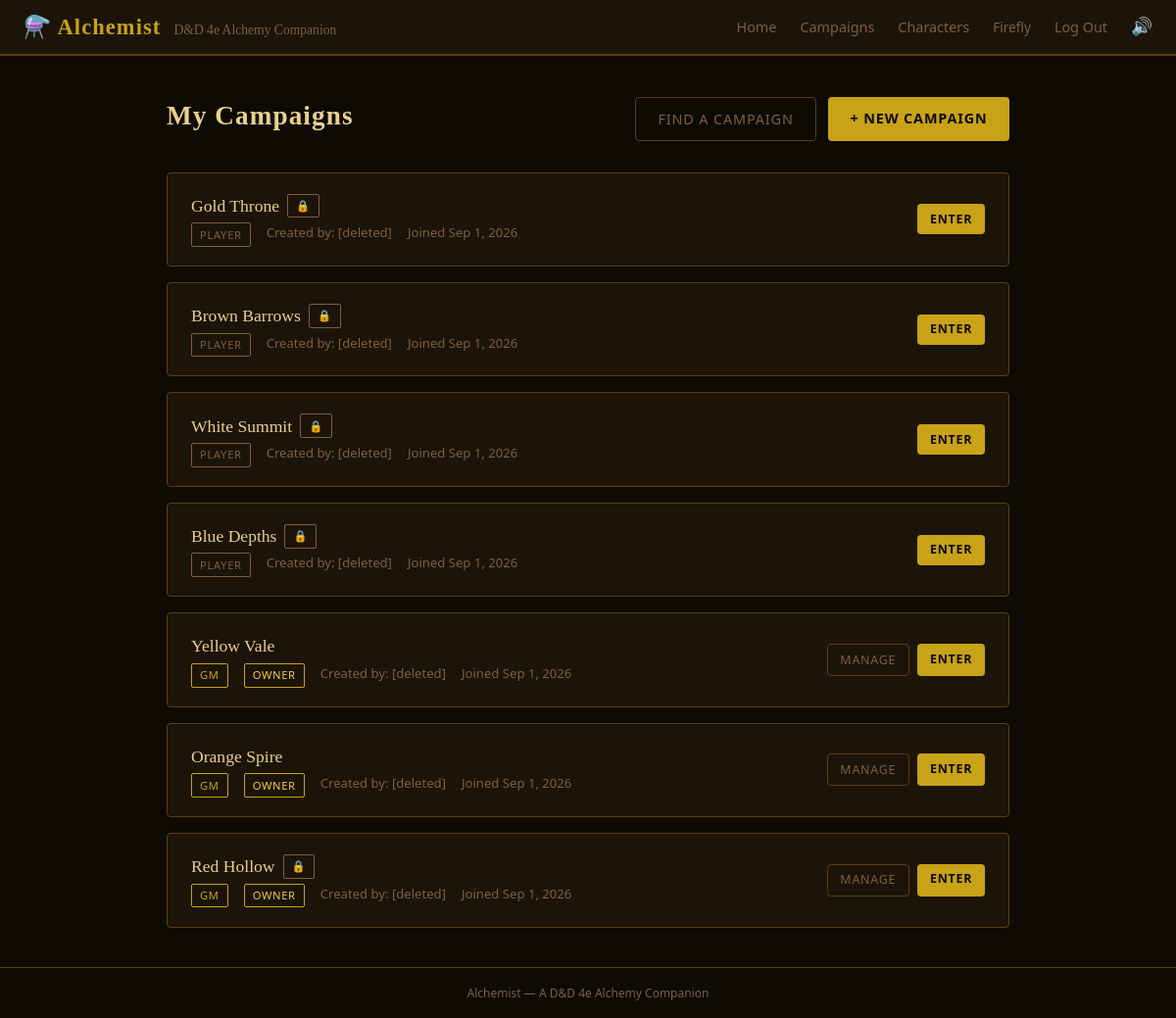
Page /campaigns/ (signed in) on the committed database.
### campaigns/models.py (models this page shows, shortened)
class CampaignMembership(models.Model):
    user = models.ForeignKey(settings.AUTH_USER_MODEL, on_delete=models.CASCADE, related_name="campaign_memberships")
    campaign = models.ForeignKey(Campaign, on_delete=models.CASCADE, related_name="campaign_memberships")
    role = models.CharField(max_length=20, choices=GameRole.choices, default=GameRole.PLAYER, db_index=True)
    is_owner = models.BooleanField(default=False)
    created_at = models.DateTimeField(auto_now_add=True)
    updated_at = models.DateTimeField(auto_now=True)
    class Meta:
        constraints = [models.UniqueConstraint(fields=["user", "campaign"], name="unique_campaign_membership")]
        ordering = ["-created_at"]

class Campaign(models.Model):
    name = models.CharField(max_length=100, db_index=True)
    slug = models.SlugField(max_length=100, unique=True, blank=True)
    password = models.CharField(max_length=128, null=True, blank=True)  # Hashed; null = no password required.
    created_by = models.ForeignKey(settings.AUTH_USER_MODEL, on_delete=models.SET_NULL, related_name="created_campaigns", null=True)
    billing_owner = models.ForeignKey(settings.AUTH_USER_MODEL, on_delete=models.PROTECT, related_name="billing_campaigns")
    subscription = models.ForeignKey("accounts.Subscription", on_delete=models.PROTECT, related_name="campaigns", null=True, blank=True)
    created_at = models.DateTimeField(auto_now_add=True)
    updated_at = models.DateTimeField(auto_now=True)
    class Meta:
        ordering = ["-created_at"]
        constraints = [
            models.UniqueConstraint(fields=["billing_owner", "name"], name="unique_campaign_name_per_owner"),
        ]

### campaigns/views.py (the view)
# urls.py: path('', views.campaign_list, name='campaign_list'),
@login_required
def campaign_list(request):
    memberships = (
        CampaignMembership.objects
        .filter(user=request.user)
        .select_related('campaign', 'campaign__created_by')
        .order_by('-campaign__created_at')
    )
    return render(request, 'campaigns/campaign_list.html', {'memberships': memberships})

### templates/campaigns/campaign_list.html (shortened to what this page needs)
{% extends 'base.html' %}
{% block content %}
<div class="page-header">
    <h1>My Campaigns</h1>
    <div class="page-actions">
        <a href="{% url 'campaign_search' %}" class="btn btn-ghost">Find a Campaign</a>
        <a href="{% url 'campaign_create' %}" class="btn btn-primary" style="width:auto;">+ New Campaign</a>
    </div>
</div>
<div class="campaign-list">
    {% if memberships %}
        {% for m in memberships %}
            <div class="campaign-card">
                <div class="campaign-card-info">
                    <div class="campaign-card-name">
                        {{ m.campaign.name }}
                        {% if m.campaign.password %}
                            <span class="badge badge-lock" title="Password protected">&#x1F512;</span>
                        {% endif %}
                    </div>
                    <div class="campaign-card-meta">
                        {% if m.role == 'gm' %}
                            <span class="badge badge-gm">GM</span>
                        {% else %}
                            <span class="badge badge-player">Player</span>
                        {% endif %}
                        {% if m.is_owner %}
                            <span class="badge badge-owner">Owner</span>
                        {% endif %}
                        <span>Created by: {{ m.campaign.created_by.username|default:"[deleted]" }}</span>
                        <span>Joined {{ m.created_at|date:"M j, Y" }}</span>
                    </div>
                </div>
                <div class="campaign-card-actions">
                    {% if m.is_owner or m.role == 'gm' %}
                        <a href="{% url 'campaign_manage' m.campaign.slug %}" class="btn btn-ghost btn-sm">Manage</a>
                    {% endif %}
                    <a href="{% url 'campaign_enter' m.campaign.slug %}" class="btn btn-primary btn-sm">Enter</a>
                </div>
            </div>
        {% endfor %}
    {% else %}
        <p class="search-empty">
            You haven't joined any campaigns yet.<br>
            <a href="{% url 'campaign_create' %}">Create one</a> or <a href="{% url 'campaign_search' %}">find one to join</a>.
        </p>
    {% endif %}
</div>
{% endblock %}

### templates/base.html (shortened to what this page needs)
{% load static %}
<!DOCTYPE html>
<html lang="en">
<head>
    <link rel="stylesheet" href="{% static 'css/main.css' %}">
</head>
<body>
    <nav class="navbar">
        <span class="navbar-brand">
            &#x2697;&#xFE0F; Alchemist
            <span>D&D 4e Alchemy Companion</span>
        </span>
        <div class="navbar-links">
            {% if user.is_authenticated %}
                <a href="{% url 'home' %}">Home</a>
                <a href="{% url 'campaign_list' %}">Campaigns</a>
                <a href="{% url 'character_list' %}">Characters</a>
                <span class="navbar-user">{{ user.username }}</span>
                <a href="{% url 'logout' %}">Log Out</a>
            {% else %}
                <a href="{% url 'login' %}">Log In</a>
                <a href="{% url 'signup' %}">Sign Up</a>
            {% endif %}
            <div class="audio-widget">
                <button type="button" id="audio-settings-toggle" class="audio-toggle-btn"
                        aria-haspopup="true" aria-expanded="false" aria-label="Audio settings">&#x1F50A;</button>
            </div>
        </div>
    </nav>
    <main class="page-wrapper">
        {% block content %}{% endblock %}
    </main>
    <footer class="site-footer">
        Alchemist &mdash; A D&D 4e Alchemy Companion
    </footer>
</body>
</html>

### static/css/main.css (style rules this page uses)
:root { --bg: #0e0a04; --bg-panel: #1c1408; --bg-input: #130f05; --border: #5a3e10; --border-bright: #c8a217; --text: #d4bc8a; --text-muted: #7a6040; --text-heading: #e8d090; --gold: #c8a217; --gold-light: #f0cc44; --gold-dim: #8a6e10; --red: #a02020; --green: #2a5e2a; --font-serif: Georgia, 'Times New Roman', serif; --font-sans: 'Segoe UI', Tahoma, sans-serif; --radius: 4px; --transition: 0.2s ease; }
*, *::before, *::after { box-sizing: border-box; margin: 0; padding: 0; }
html, body { height: 100%; }
body { background-color: var(--bg); color: var(--text); font-family: var(--font-serif); font-size: 16px; line-height: 1.6; min-height: 100vh; display: flex; flex-direction: column; }
a { color: var(--gold); text-decoration: none; transition: color var(--transition); }
.navbar { background: var(--bg-panel); border-bottom: 2px solid var(--border); padding: 0.6rem 1.5rem; display: flex; align-items: center; justify-content: space-between; flex-shrink: 0; }
.navbar-brand { font-size: 1.4rem; letter-spacing: 0.05em; color: var(--gold); font-weight: bold; }
.navbar-brand span { color: var(--text-muted); font-size: 0.85rem; font-weight: normal; margin-left: 0.4rem; letter-spacing: normal; }
.navbar-links { display: flex; gap: 1.5rem; align-items: center; font-family: var(--font-sans); font-size: 0.9rem; }
.navbar-links a { color: var(--text-muted); }
.navbar-user { color: var(--text-muted); font-family: var(--font-sans); font-size: 0.85rem; }
.page-wrapper { flex: 1; display: flex; flex-direction: column; align-items: center; padding: 2.5rem 1rem; }
.btn { display: inline-block; font-family: var(--font-sans); font-size: 0.9rem; letter-spacing: 0.06em; text-transform: uppercase; padding: 0.6rem 1.4rem; border-radius: var(--radius); border: none; cursor: pointer; transition: background var(--transition), color var(--transition); text-align: center; }
.btn-primary { background: var(--gold); color: #0e0a04; font-weight: bold; width: 100%; }
.btn-ghost { background: transparent; color: var(--text-muted); border: 1px solid var(--border); }
.page-header { width: 100%; max-width: 860px; margin-bottom: 2rem; display: flex; align-items: baseline; justify-content: space-between; gap: 1rem; flex-wrap: wrap; }
.page-header h1 { font-size: 1.7rem; color: var(--text-heading); letter-spacing: 0.04em; }
.page-header .page-actions { display: flex; gap: 0.75rem; flex-wrap: wrap; }
.campaign-list { width: 100%; max-width: 860px; display: flex; flex-direction: column; gap: 1rem; }
.campaign-card { background: var(--bg-panel); border: 1px solid var(--border); border-radius: var(--radius); padding: 1.2rem 1.5rem; display: flex; align-items: center; gap: 1.2rem; flex-wrap: wrap; }
.campaign-card-info { flex: 1; min-width: 0; }
.campaign-card-name { font-size: 1.1rem; color: var(--text-heading); margin-bottom: 0.2rem; display: flex; align-items: center; gap: 0.5rem; }
.campaign-card-meta { font-family: var(--font-sans); font-size: 0.82rem; color: var(--text-muted); display: flex; gap: 1rem; flex-wrap: wrap; }
.campaign-card-actions { display: flex; gap: 0.5rem; flex-shrink: 0; }
.badge { display: inline-block; font-family: var(--font-sans); font-size: 0.7rem; text-transform: uppercase; letter-spacing: 0.06em; padding: 0.15rem 0.5rem; border-radius: 2px; border: 1px solid currentColor; }
.badge-gm { color: var(--gold); }
.badge-player { color: var(--text-muted); }
.badge-owner { color: var(--gold-light); border-color: var(--gold); }
.badge-lock { color: var(--text-muted); }
.btn-sm { font-size: 0.78rem; padding: 0.35rem 0.8rem; }
.site-footer { text-align: center; padding: 1rem; font-family: var(--font-sans); font-size: 0.75rem; color: var(--text-muted); border-top: 1px solid var(--border); flex-shrink: 0; }
.audio-widget { position: relative; }
.audio-toggle-btn { background: transparent; border: none; cursor: pointer; font-size: 1.1rem; color: var(--text-muted); line-height: 1; }

### rows in the picture
CampaignMembership: campaign.name "Gold Throne", role "PLAYER", campaign.created_by.username "[deleted]", created_at "Sep 1, 2026"
CampaignMembership: campaign.name "Brown Barrows", role "PLAYER", campaign.created_by.username "[deleted]", created_at "Sep 1, 2026"
CampaignMembership: campaign.name "White Summit", role "PLAYER", campaign.created_by.username "[deleted]", created_at "Sep 1, 2026"
CampaignMembership: campaign.name "Blue Depths", role "PLAYER", campaign.created_by.username "[deleted]", created_at "Sep 1, 2026"
CampaignMembership: campaign.name "Yellow Vale", role "GM", is_owner "OWNER", campaign.created_by.username "[deleted]", created_at "Sep 1, 2026"
CampaignMembership: campaign.name "Orange Spire", role "GM", is_owner "OWNER", campaign.created_by.username "[deleted]", created_at "Sep 1, 2026"
CampaignMembership: campaign.name "Red Hollow", role "GM", is_owner "OWNER", campaign.created_by.username "[deleted]", created_at "Sep 1, 2026"

### other values in the picture
{{ user.username }} "Firefly"
